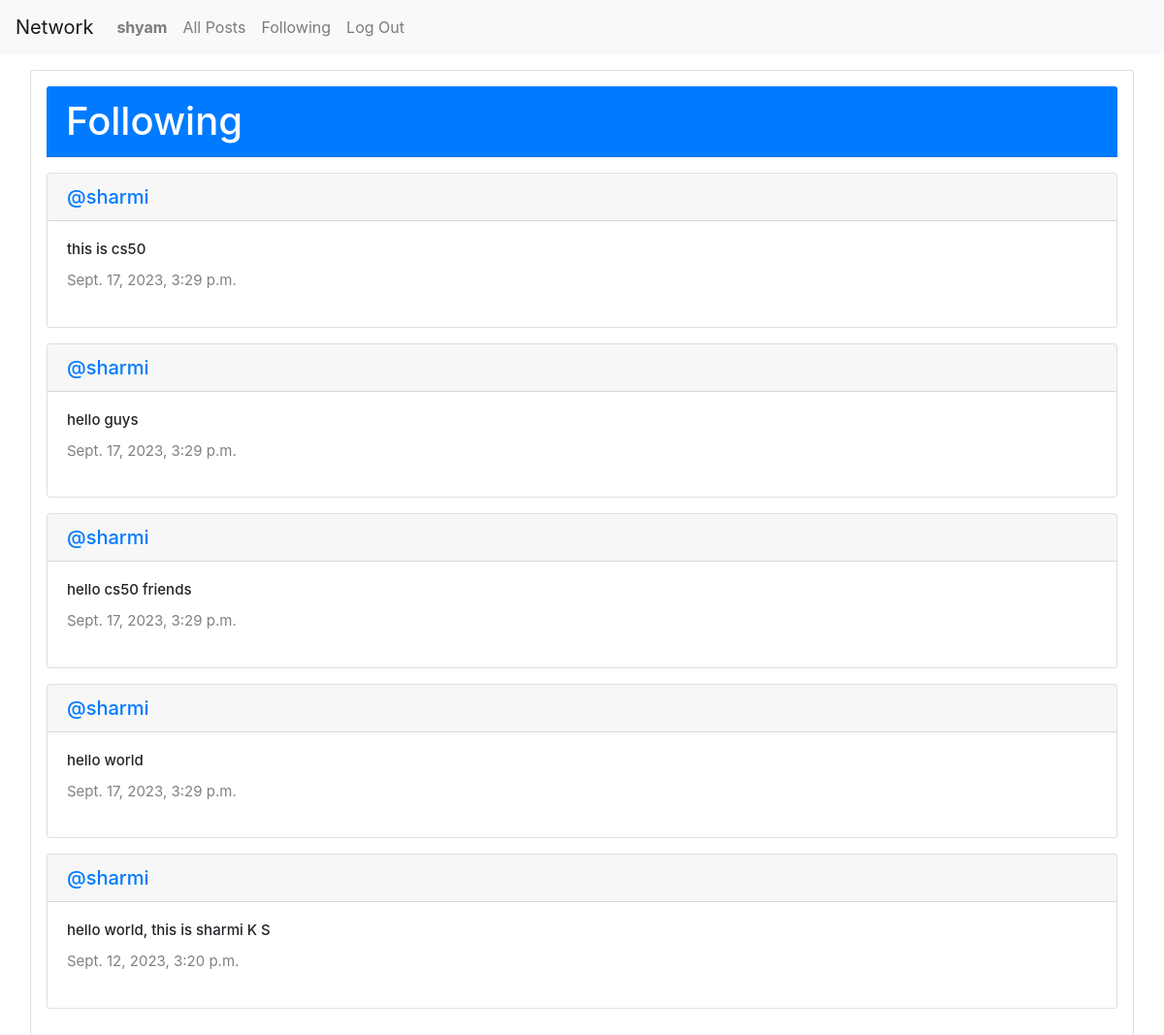
Page /following (signed in) on the committed database.
### network/models.py (models this page shows, shortened)
class User(AbstractUser):
    pass

class Post(models.Model):
    content = models.CharField(max_length=140)
    user = models.ForeignKey(User, on_delete=models.CASCADE, related_name="author")
    date = models.DateTimeField(auto_now_add=True)

### network/views.py (the view)
# urls.py: path("following",views.following, name = "following"),
def following(request):
    currentUser = User.objects.get(pk = request.user.id)
    followingPeople = Follow.objects.filter(user = currentUser)
    allPosts = Post.objects.all().order_by('id').reverse()
    followingPosts = []
    for post in allPosts:
        for person in followingPeople:
            if person.user_follower == post.user:
                followingPosts.append(post)
    paginator = Paginator(followingPosts,10)
    page_Number = request.GET.get('page')
    posts_of_the_page = paginator.get_page(page_Number)
    return render(request, "network/following.html",{
        "posts_of_the_page" : posts_of_the_page,
    })

### network/templates/network/following.html (shortened to what this page needs)
{% extends "network/layout.html" %}
{% block body %}
<div class="container-fluid" style="margin-bottom:1rem;">
    <div class="card" style="margin:1rem;padding:1rem;">
        <h1 class="card-header form-floating mb-3 bg-primary" style="color:white;">Following</h1>
        {% for post in posts_of_the_page %}
        <div class="card" style="margin-bottom:1rem;">
            <h5 class="card-header"><a href="{% url 'profile_link' user_id=post.user.id %}">@{{ post.user }}</a></h5>
            <div class="card-body form-floating mb-3">
                <h6 class="content card-title" id="content_{{ post.id }}">{{ post.content }}</h6>
                <p class="date card-text">{{ post.date }}</p>
            </div>
        </div>
        {% endfor %}
    </div>
</div>
{% endblock %}

### network/templates/network/layout.html (shortened to what this page needs)
{% load static %}
<!DOCTYPE html>
<html lang="en">
    <head>
        <link rel="stylesheet" href="https://stackpath.bootstrapcdn.com/bootstrap/4.4.1/css/bootstrap.min.css">
        <link rel="stylesheet" href="https://cdnjs.cloudflare.com/ajax/libs/font-awesome/4.7.0/css/font-awesome.min.css">
        <link href="{% static 'network/styles.css' %}" type="text/css" rel="stylesheet">
    </head>
    <body>
        <nav class="navbar navbar-expand-lg navbar-light bg-light">
            <a class="navbar-brand" href="{% url 'index' %}">Network</a>
            <div>
              <ul class="navbar-nav mr-auto">
                {% if user.is_authenticated %}
                    <li class="nav-item">
                        <a class="nav-link" href="{% url 'profile' user_id=user.id   %}"><strong>{{ user.username }}</strong></a>
                    </li>
                {% endif %}
                <li class="nav-item">
                  <a class="nav-link" href="{% url 'index' %}">All Posts</a>
                </li>
                {% if user.is_authenticated %}
                    <li class="nav-item">
                        <a class="nav-link" href="{% url 'following' %}">Following</a>
                    </li>
                    <li class="nav-item">
                        <a class="nav-link" href="{% url 'logout' %}">Log Out</a>
                    </li>
                {% endif %}
              </ul>
            </div>
          </nav>
        <div class="body">
            {% block body %}
            {% endblock %}
        </div>
    </body>
</html>

### network/static/network/styles.css (style rules this page uses)
.content { font-size: 15px; }
.date { color:gray; font-size: 15px; }

### rows in the picture
User: username "shyam"
Post: user "sharmi", content "this is cs50", date "Sept. 17, 2023, 3:29 p.m."
Post: user "sharmi", content "hello guys", date "Sept. 17, 2023, 3:29 p.m."
Post: user "sharmi", content "hello cs50 friends", date "Sept. 17, 2023, 3:29 p.m."
Post: user "sharmi", content "hello world", date "Sept. 17, 2023, 3:29 p.m."
Post: user "sharmi", content "hello world, this is sharmi K S", date "Sept. 12, 2023, 3:20 p.m."
